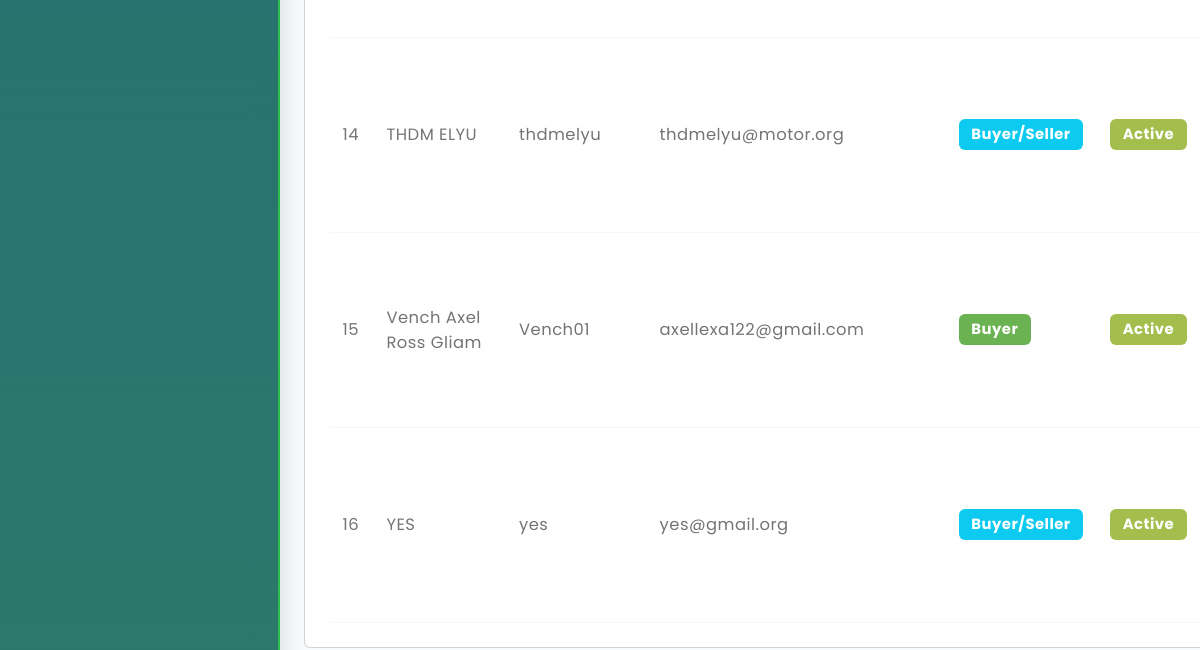
The page /admin/manageusers.php (signed in, lower part) on the database as committed earlier.
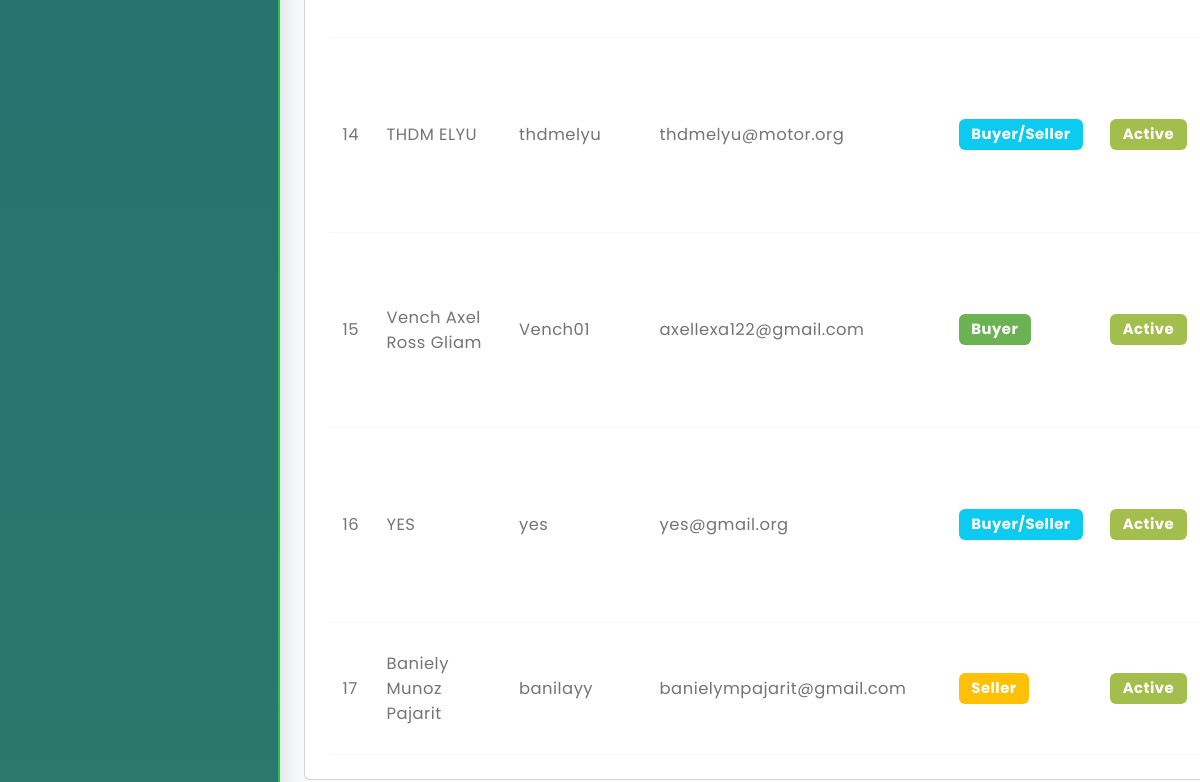
The same page on the database as committed later.
### tables this page shows
CREATE TABLE `buyers` (
  `buyer_id` int(11) NOT NULL AUTO_INCREMENT,
  `fullname` varchar(100) NOT NULL,
  `username` varchar(50) NOT NULL,
  `phone_number` varchar(20) NOT NULL,
  `email` varchar(100) NOT NULL,
  `password` varchar(255) NOT NULL,
  `address` text DEFAULT NULL,
  `documents` varchar(255) DEFAULT NULL,
  `status` enum('active','blocked') DEFAULT 'active',
  `created_at` timestamp NOT NULL DEFAULT current_timestamp(),
  `updated_at` timestamp NOT NULL DEFAULT current_timestamp() ON UPDATE current_timestamp(),
  `last_login` datetime DEFAULT NULL,
  `ecocoins_balance` decimal(10,2) NOT NULL DEFAULT 0.00,
  PRIMARY KEY (`buyer_id`),
  UNIQUE KEY `username` (`username`),
  UNIQUE KEY `email` (`email`)
);

CREATE TABLE `sellers` (
  `seller_id` int(11) NOT NULL AUTO_INCREMENT,
  `fullname` varchar(100) NOT NULL,
  `username` varchar(50) NOT NULL,
  `phone_number` varchar(20) NOT NULL,
  `email` varchar(100) NOT NULL,
  `password` varchar(255) NOT NULL,
  `address` text DEFAULT NULL,
  `documents` varchar(255) DEFAULT NULL,
  `status` enum('active','inactive') DEFAULT 'active',
  `created_at` timestamp NOT NULL DEFAULT current_timestamp(),
  `updated_at` timestamp NOT NULL DEFAULT current_timestamp() ON UPDATE current_timestamp(),
  `last_login` datetime DEFAULT NULL,
  `ecocoins_balance` decimal(10,2) NOT NULL DEFAULT 0.00,
  `gcash_qr` varchar(255) DEFAULT NULL,
  PRIMARY KEY (`seller_id`),
  UNIQUE KEY `username` (`username`),
  UNIQUE KEY `email` (`email`)
);

### admin/manageusers.php (the view, shortened to what the changed rows need)
<?php
include 'adminheader.php';
require_once '../config/database.php';
try {
    $statusColumnExists = false;
    try {
        $stmt = $pdo->prepare("SHOW COLUMNS FROM Buyers LIKE 'status'");
        $stmt->execute();
        $statusColumnExists = $stmt->rowCount() > 0;
    } catch (PDOException $e) {
        $statusColumnExists = false;
    }
    if ($statusColumnExists) {
        $stmt = $pdo->prepare("
            SELECT buyer_id as id, fullname, username, email, phone_number, address, 'buyer' as user_type,
                   COALESCE(status, 'active') as status, created_at, NULL as business_docs
            FROM Buyers
        ");
    } else {
        $stmt = $pdo->prepare("
            SELECT buyer_id as id, fullname, username, email, phone_number, address, 'buyer' as user_type,
                   'active' as status, created_at, NULL as business_docs
            FROM Buyers
        ");
    }
    $stmt->execute();
    $buyers = $stmt->fetchAll();
    $stmt = $pdo->prepare("
        SELECT seller_id as id, fullname, username, email, phone_number, address, 'seller' as user_type,
               status, created_at, NULL as business_docs
        FROM Sellers
    ");
    $stmt->execute();
    $sellers = $stmt->fetchAll();
    $userAccounts = [];
    foreach ($buyers as $buyer) {
        $key = strtolower($buyer['email']);
        if (!isset($userAccounts[$key])) {
            $userAccounts[$key] = [
                'buyer' => $buyer,
                'seller' => null
            ];
        } else {
            $userAccounts[$key]['buyer'] = $buyer;
        }
    }
    foreach ($sellers as $seller) {
        $key = strtolower($seller['email']);
        if (!isset($userAccounts[$key])) {
            $userAccounts[$key] = [
                'buyer' => null,
                'seller' => $seller
            ];
        } else {
            $userAccounts[$key]['seller'] = $seller;
        }
    }
    $users = [];
    foreach ($userAccounts as $email => $accounts) {
        if ($accounts['buyer'] && $accounts['seller']) {
            $combinedUser = $accounts['buyer'];
            $combinedUser['user_type'] = 'buyer/seller';
            $combinedUser['buyer_id'] = $accounts['buyer']['id'];
            $combinedUser['seller_id'] = $accounts['seller']['id'];
            $combinedUser['buyer_status'] = $accounts['buyer']['status'];
            $combinedUser['seller_status'] = $accounts['seller']['status'];
            if (strtotime($accounts['buyer']['created_at']) < strtotime($accounts['seller']['created_at'])) {
                $combinedUser['created_at'] = $accounts['buyer']['created_at'];
            } else {
                $combinedUser['created_at'] = $accounts['seller']['created_at'];
            }
            $users[] = $combinedUser;
        } elseif ($accounts['buyer']) {
            $users[] = $accounts['buyer'];
        } elseif ($accounts['seller']) {
            $users[] = $accounts['seller'];
        }
    }
    usort($users, function($a, $b) {
        return strtotime($a['created_at']) - strtotime($b['created_at']);
    });
} catch (PDOException $e) {
    $users = [];
    $error_message = "Failed to load users: " . $e->getMessage();
}
?>
<div class="container users-fixed-panel" style="padding-top:40px;">
  <div class="mb-3">
  <br>
  <div class="card p-4">
    <div style="overflow-x:auto;">
    <table class="table table-hover align-middle" style="min-width:700px;">
      <tbody>
        <?php
        $i = 0;
        foreach ($users as $user):
        ?>
        <tr>
          <td><?php echo ++$i; ?></td>
          <td><?php echo htmlspecialchars($user['fullname']); ?></td>
          <td><?php echo htmlspecialchars($user['username']); ?></td>
          <td><?php echo htmlspecialchars($user['email']); ?></td>
          <td>
            <?php if ($user['user_type'] == 'buyer/seller'): ?>
              <span class="badge bg-info">Buyer/Seller</span>
            <?php else: ?>
              <span class="badge bg-<?php echo $user['user_type'] == 'buyer' ? 'primary' : 'warning'; ?>">
                <?php echo ucfirst($user['user_type']); ?>
              </span>
            <?php endif; ?>
          </td>
          <td>
            <?php if ($user['user_type'] == 'buyer/seller'): ?>
              <?php
              $buyerActive = ($user['buyer_status'] != 'blocked');
              $sellerActive = ($user['seller_status'] == 'approved' || $user['seller_status'] == 'active');
              if ($buyerActive && $sellerActive): ?>
                <span class="badge bg-success">Active</span>
              <?php elseif ($user['buyer_status'] == 'blocked'): ?>
                <span class="badge bg-danger">Blocked</span>
              <?php elseif ($user['seller_status'] == 'pending'): ?>
                <span class="badge bg-warning">Pending</span>
              <?php elseif ($user['seller_status'] == 'rejected'): ?>
                <span class="badge bg-danger">Rejected</span>
              <?php else: ?>
                <span class="badge bg-success">Active</span>
              <?php endif; ?>
            <?php elseif ($user['user_type'] == 'buyer'): ?>
              <?php if ($user['status'] == 'blocked'): ?>
                <span class="badge bg-danger">Blocked</span>
              <?php else: ?>
                <span class="badge bg-success">Active</span>
              <?php endif; ?>
            <?php else: ?>
              <?php if ($user['status'] == 'pending'): ?>
                <span class="badge bg-warning">Pending</span>
              <?php elseif ($user['status'] == 'approved'): ?>
                <span class="badge bg-success">Approved</span>
              <?php elseif ($user['status'] == 'rejected'): ?>
                <span class="badge bg-danger">Rejected</span>
              <?php elseif ($user['status'] == 'blocked'): ?>
                <span class="badge bg-danger">Blocked</span>
              <?php else: ?>
                <span class="badge bg-success">Active</span>
              <?php endif; ?>
            <?php endif; ?>
          </td>
        </tr>
        <?php endforeach; ?>
      </tbody>
    </table>
  </div>
</div>
</body>
</html>

Rows that differ between the two databases and show on the page:
added sellers: fullname "Baniely Munoz Pajarit", username "banilayy", email "banielympajarit@gmail.com", user_type "Seller", status "Active"
